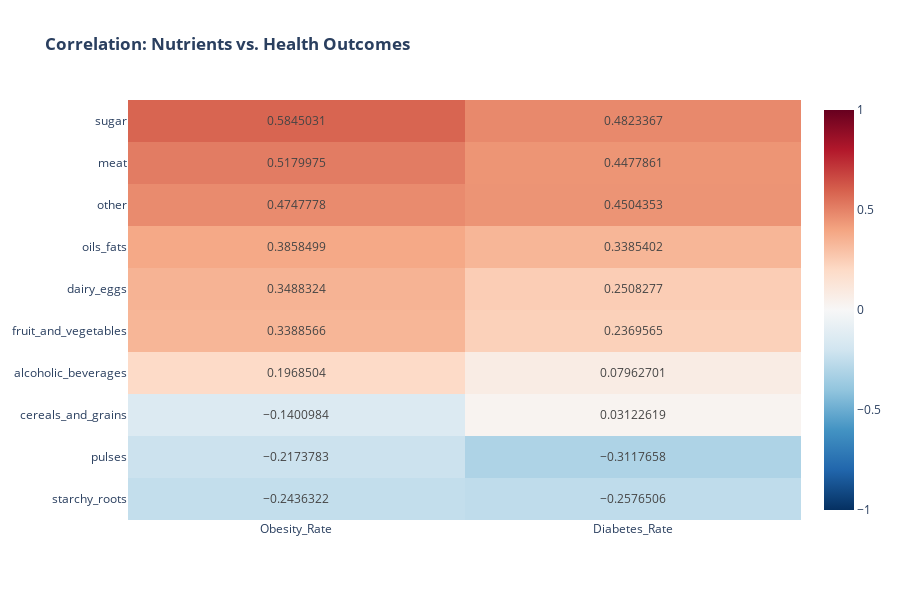

Source (notebook cell):
### Markdown cell above
## 2. Correlation Analysis
Let's look at the raw correlations between nutrient intake and disease rates.

### Code cell
# Select columns for correlation (Nutrients + Outcomes)
nutrient_cols = [col for col in diet_df.columns if col not in ['Country', 'Year']]
outcome_cols = ['Obesity_Rate', 'Diabetes_Rate']
analysis_cols = nutrient_cols + outcome_cols

# Calculate Correlation Matrix
corr_matrix = merged_df[analysis_cols].corr()

# Filter to show only correlations with Outcomes
outcome_corr = corr_matrix.loc[nutrient_cols, outcome_cols].sort_values('Obesity_Rate', ascending=False)

# Visualization
fig = px.imshow(outcome_corr, text_auto=True, aspect='auto',
                title='<b>Correlation: Nutrients vs. Health Outcomes</b>',
                color_continuous_scale='RdBu_r', zmin=-1, zmax=1)
fig.update_layout(height=600)
fig.show()

### Figure 1 — Plotly figure (JSON) as saved in the notebook; plotly's stock layout.template omitted (floating-point values rounded to 4 significant figures)
{"data": [{"coloraxis": "coloraxis", "hovertemplate": "x: %{x}<br>y: %{y}<br>color: %{z}<extra></extra>", "name": "0", "texttemplate": "%{z}", "type": "heatmap", "x": ["Obesity_Rate", "Diabetes_Rate"], "xaxis": "x", "y": ["sugar", "meat", "other", "oils_fats", "dairy_eggs", "fruit_and_vegetables", "alcoholic_beverages", "cereals_and_grains", "pulses", "starchy_roots"], "yaxis": "y", "z": [[0.5845, 0.4823], [0.518, 0.4478], [0.4748, 0.4504], [0.3858, 0.3385], [0.3488, 0.2508], [0.3389, 0.237], [0.1969, 0.07963], [-0.1401, 0.03123], [-0.2174, -0.3118], [-0.2436, -0.2577]]}], "layout": {"coloraxis": {"cmax": 1, "cmin": -1, "colorscale": [[0, "rgb(5,48,97)"], [0.1, "rgb(33,102,172)"], [0.2, "rgb(67,147,195)"], [0.3, "rgb(146,197,222)"], [0.4, "rgb(209,229,240)"], [0.5, "rgb(247,247,247)"], [0.6, "rgb(253,219,199)"], [0.7, "rgb(244,165,130)"], [0.8, "rgb(214,96,77)"], [0.9, "rgb(178,24,43)"], [1, "rgb(103,0,31)"]]}, "height": 600, "title": {"text": "<b>Correlation: Nutrients vs. Health Outcomes</b>"}, "xaxis": {"anchor": "y", "domain": [0, 1]}, "yaxis": {"anchor": "x", "autorange": "reversed", "domain": [0, 1]}}}
